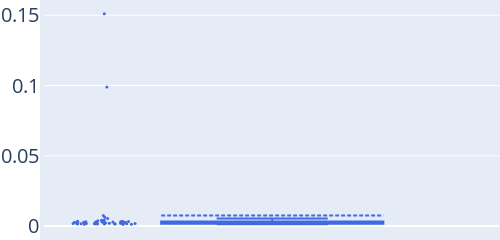

Here is the notebook cell this chart was saved with:
### Code cell
trace = box(y=(time_mtsf),
boxpoints="all",
marker=attr(
        color="LightSkyBlue",
        size=3),
quartilemethod="linear",
name="",
marker_color="royalblue",
boxmean=true)

layout = Layout(
    autosize=false,
    width=500,
    height=200,
    margin=attr(l=1, r=1, b=1, t=1, pad=4),
    font_size=20,
)
p_time_hkpv = PlotlyJS.plot(trace,layout)

### Figure 1 — Plotly figure (JSON) as saved in the notebook; plotly's stock layout.template omitted (floating-point values rounded to 4 significant figures)
{"data": [{"boxmean": true, "boxpoints": "all", "marker": {"color": "royalblue", "size": 3}, "name": "", "quartilemethod": "linear", "type": "box", "y": [0.001884, 0.003228, 0.002367, 0.001395, 0.00178, 0.001344, 0.00151, 0.001277, 0.001866, 0.002774, 0.001568, 0.002465, 0.002445, 0.00164, 0.004121, 0.002068, 0.003836, 0.003472, 0.002751, 0.002713, 0.006209, 0.003162, 0.002764, 0.007466, 0.001528, 0.003803, 0.002, 0.1511, 0.001549, 0.003408, 0.004391, 0.001872, 0.002654, 0.002878, 0.002584, 0.001615, 0.003262, 0.001764, 0.00158, 0.09886, 0.001933, 0.002757, 0.001639, 0.001987, 0.001555, 0.003006, 0.002168, 0.002885, 0.001624, 0.005409]}], "layout": {"autosize": false, "font": {"size": 20}, "height": 200, "margin": {"b": 1, "l": 1, "pad": 4, "r": 1, "t": 1}, "width": 500}}
